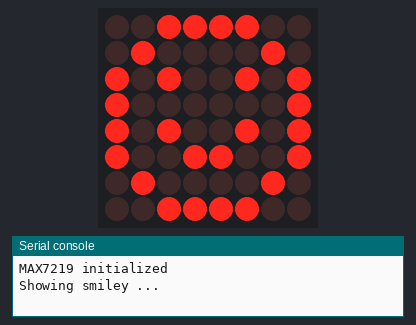
This program was run on a simulated MicroPython board. On the bench: 8×8 LED matrix, the last lines printed to the serial console. At 6.0 s the program stops and its outputs stay as they are.

Above: at 2.1 s.
At 4.1 s:
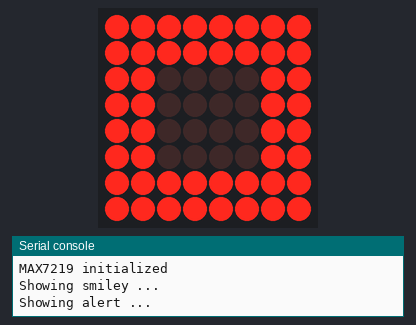

Measured:
- what the display in image 0 shows lasts 2.0 s, from 2.0 s to 4.0 s

The program:

main.py
```python
from machine import Pin, SPI
import time

# MAX7219 Register addresses
REG_NOOP = 0x00
REG_DECODE_MODE = 0x09
REG_INTENSITY = 0x0A
REG_SCAN_LIMIT = 0x0B
REG_SHUTDOWN = 0x0C
REG_DISPLAY_TEST = 0x0F

# CHALLENGE 1: Initialize SPI
# Hint: SPI(bus, baudrate, sck=Pin(?), mosi=Pin(?))
# MAX7219 supports up to 10MHz (10000000)
spi = SPI(0, baudrate=10000000, sck=Pin(2), mosi=Pin(3))

# CHALLENGE 2: Setup CS pin
# Hint: Should be OUTPUT, starts HIGH (inactive)
cs = Pin(5, Pin.OUT)
cs.value(1)  # Start deselected

def write_register(register, value):
    """Send command to MAX7219"""
    # CHALLENGE 3: Activate chip select
    cs.value(0)

    # CHALLENGE 4: Send register and value
    # Hint: bytes([register, value])
    spi.write(bytes([register, value]))

    # CHALLENGE 5: Deactivate chip select
    cs.value(1)

def init_display():
    """Initialize MAX7219"""
    write_register(REG_SHUTDOWN, 0x00)      # Shutdown mode
    write_register(REG_DISPLAY_TEST, 0x00)  # Normal operation
    write_register(REG_DECODE_MODE, 0x00)   # No decode (raw LED control)
    write_register(REG_SCAN_LIMIT, 0x07)    # Scan all 8 rows
    write_register(REG_INTENSITY, 0x08)     # Medium brightness (0x00-0x0F)
    write_register(REG_SHUTDOWN, 0x01)      # Normal operation
    clear_display()

def clear_display():
    """Turn off all LEDs"""
    # CHALLENGE 6: Clear all 8 rows
    # Hint: Rows are registers 0x01 to 0x08
    for row in range(1, 9):
        write_register(row, 0x00)

def show_pattern(pattern):
    """Display 8x8 pattern
    pattern: list of 8 bytes, each byte = one row
    Bit 1 = LED on, Bit 0 = LED off
    """
    # CHALLENGE 7: Write pattern to rows 1-8
    for row in range(8):
        write_register(row + 1, pattern[row])

# LED Test patterns
smiley = [
    0b00111100,  # Row 1:   ****
    0b01000010,  # Row 2:  *    *
    0b10100101,  # Row 3: * ** * *
    0b10000001,  # Row 4: *      *
    0b10100101,  # Row 5: * ** * *
    0b10011001,  # Row 6: *  **  *
    0b01000010,  # Row 7:  *    *
    0b00111100   # Row 8:   ****
]

alert = [
    0b11111111,  # Full border
    0b11111111,
    0b11000011,
    0b11000011,
    0b11000011,
    0b11000011,
    0b11111111,
    0b11111111
]

# Initialize init_display()
print('MAX7219 initialized')
init_display()
time.sleep(2)

# Show smiley face
print('Showing smiley ...')
show_pattern(smiley)
time.sleep(2)

# Show alert pattern
print('Showing alert ...')
show_pattern(alert)
time.sleep(2)

clear_display()
print('Test complete!')
```
